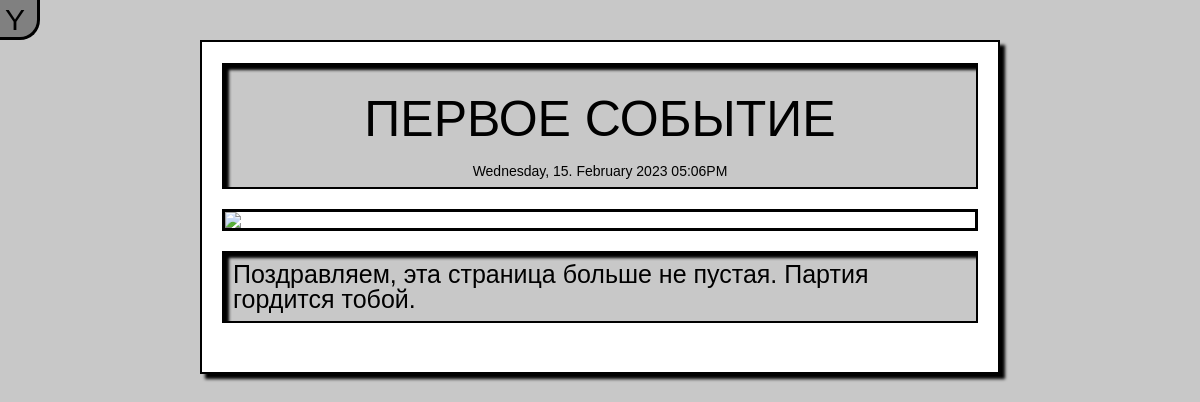
Page /event/1 (signed in) on the committed database.
### app.py (models this page shows)
class Events(db.Model):
    id = db.Column(db.Integer, primary_key=True)
    user_id = db.Column(db.Integer, db.ForeignKey('users.id'))
    title = db.Column(db.String(50))
    cs = db.Column(db.Integer, default=None)
    tag = db.Column(db.String(500))
    photo = db.Column(db.LargeBinary, default=None)
    text = db.Column(db.String(500))
    access_level = db.Column(db.String(50))
    time = db.Column(db.DateTime, default=datetime.datetime.now())

### app.py (the view, shortened to what this page needs)
@app.route('/event/<id>')
@login_required
def event(id):
    if Events.query.filter_by(id=id).count() == 0:
        return redirect(url_for('events'))
    event = Events.query.filter_by(id=id).first()
    return render_template('event.html', voting_songs_or_groups=voting_songs_or_groups, event=event)

### app.py (called while the page is built)
@login_manager.user_loader
def load_user(user_id):
    return User_login().fromDB(Users.query.filter_by(id=user_id).first())

### login_user.py (called while the page is built)
    def fromDB(self, user):
        self.__user = user
        return self

    def get_position(self):
        return self.__user.position if self.__user else None

### templates/event.html (shortened to what this page needs)
{% extends 'menu_bar.html' %}
{% block body %}
    <div class="event_list">
        <div>
            <div class="event_member">
                <div>
                    <span class="title">{{ event.title }}</span>
                    <span class="time">{{ event.time.strftime("%A, %d. %B %Y %I:%M%p") }}</span>
                </div>
                {% if not (event.photo == None) %}
                    <img class="event_img" src="/event_img/{{ event.id }}">
                {% endif %}
                <div>
                    <span class="event_text">{{ event.text }}</span>
                </div>
                <br class="br">
                <br class="br">
            </div>
        </div>
    </div>
{% endblock %}

### static/main.css (style rules this page uses)
* { padding: 0; margin: 0; border: 0; }
*, *:before, *:after { -moz-box-sizing: border-box; -webkit-box-sizing: border-box; box-sizing: border-box; }
html, body { position: relative; height: 100%; width: 100%; font-size: 100%; line-height: 1; font-size: 14px; -ms-text-size-adjust: 100%; -moz-text-size-adjust: 100%; -webkit-text-size-adjust: 100%; }
img { vertical-align: top }
div { position: relative; }
body { font-family: Arial, 'Helventica Neue', Helventica, sans-serif; padding: 30px 10px 30px 10px; background: rgba(200, 200, 200, 1); }
.title { display: flex; text-align: center; align-items: center; justify-content: center; font-family: 'Arial Black', 'Arial Bold', Gadget, sans-serif; font-size: 50px; margin: 20px; text-transform: uppercase; position: relative; top: 0; left: 0; color: black; }
.event_list { position: relative; padding: 10px; }
.event_member { position: relative; margin-left: auto; margin-right: auto; max-width: max(800px, 50%); padding: 1px 20px; background: white; border: 2px solid; box-shadow: 5px 5px 3px black; }
.event_member > div { margin: 20px 0; padding: 9px; background: rgba(200, 200, 200, 1); border: 2px solid; box-shadow: inset 5px 5px 3px black; }
.event_img { display: block; border: 3px solid; width: 100% }
.event_text { font-size: 25px; width: 100%; }
.time { display: flex; text-align: center; align-items: center; justify-content: center; }

### rows in the picture
Events: title "ПЕРВОЕ СОБЫТИЕ", time "Wednesday, 15. February 2023 05:06PM", text "Поздравляем, эта страница больше не пустая. Партия гордится тобой."
